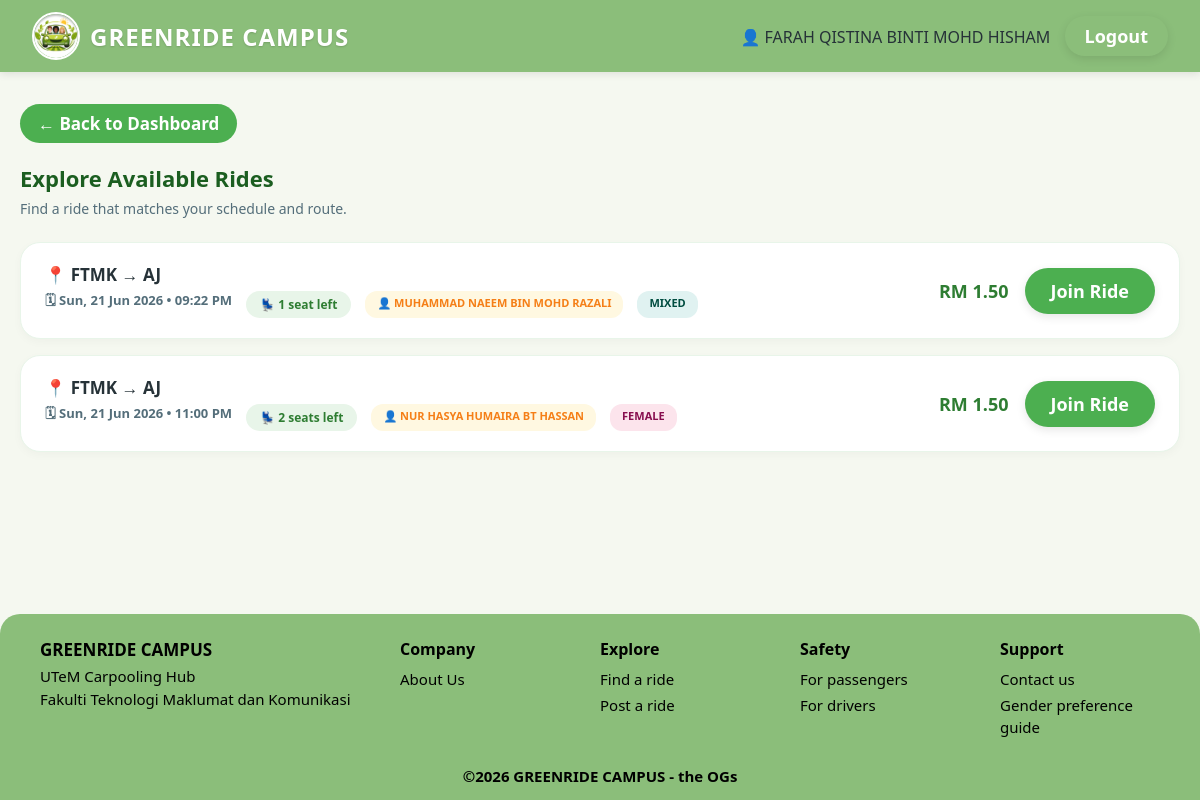
Screenshot of /trip/explore_trips.php (signed in) with the database file from the repository.
### tables this page shows
CREATE TABLE `trip` (
  `trip_ID` int(5) NOT NULL,
  `origin` varchar(100) NOT NULL,
  `destination` varchar(100) NOT NULL,
  `departure` datetime NOT NULL,
  `seats_available` int(2) NOT NULL,
  `price` decimal(10,2) NOT NULL,
  `status` varchar(20) NOT NULL,
  `gender_preference` varchar(20) DEFAULT NULL,
  `vehicle_ID` int(5) NOT NULL,
  `user_ID` int(5) NOT NULL
);

CREATE TABLE `user` (
  `user_ID` int(5) NOT NULL,
  `name` varchar(100) NOT NULL,
  `email` varchar(100) NOT NULL,
  `password` varchar(255) NOT NULL,
  `phone_number` varchar(20) NOT NULL,
  `role` varchar(20) NOT NULL,
  `matric_number` varchar(10) NOT NULL,
  `gender` varchar(10) NOT NULL
);

### trip/explore_trips.php (the view, shortened to what this page needs)
<?php
require_once '../config/database.php';
$res = $conn->query("
    SELECT t.*, u.name AS driver_name, u.gender AS driver_gender
    FROM trip t
    JOIN user u ON t.user_ID = u.user_ID
    WHERE t.status = 'Active' AND t.seats_available > 0
    ORDER BY t.departure ASC
");
?>
<!DOCTYPE html>
<html lang="en">
<head>
    <link rel="stylesheet" href="../assets/css/style.css">
    <link rel="stylesheet" href="../assets/css/trip.css">
</head>
<body>
<?php include '../includes/header.php'; ?>
<div class="container">
    <a href="../dashboard/dashboard.php" class="btn-back">← Back to Dashboard</a>
    <h2 class="page-heading"> Explore Available Rides</h2>
    <p class="page-subtext">Find a ride that matches your schedule and route.</p>
    <div class="trip-grid">
        <?php if ($res && $res->num_rows > 0):
            while ($row = $res->fetch_assoc()):
                $trip_id   = $row['trip_ID'];
                $origin    = htmlspecialchars($row['origin']);
                $dest      = htmlspecialchars($row['destination']);
                $driver    = htmlspecialchars($row['driver_name']);
                $departure = date('D, d M Y  •  h:i A', strtotime($row['departure']));
                $seats     = $row['seats_available'];
                $price     = number_format($row['price'], 2);
                $pref      = htmlspecialchars($row['gender_preference'] ?? 'Mixed');
                $badge_class = 'badge-mixed';
                if ($pref === 'Female') $badge_class = 'badge-female';
                elseif ($pref === 'Male') $badge_class = 'badge-male';
        ?>
        <div class="trip-card">
            <div class="trip-info-block">
                <div class="trip-locations">📍 <?php echo $origin; ?> → <?php echo $dest; ?></div>
                <div class="trip-meta-row">
                    <span>🗓 <?php echo $departure; ?></span>
                    <span class="badge-seats">💺 <?php echo $seats; ?> seat<?php echo $seats > 1 ? 's' : ''; ?> left</span>
                    <span class="badge-driver-name">👤 <?php echo $driver; ?></span>
                    <span class="trip-pref-badge <?php echo $badge_class; ?>"><?php echo $pref; ?></span>
                </div>
            </div>
            <div class="trip-price-section">
                <div class="trip-cost">RM <?php echo $price; ?></div>
                <a href="join_trips.php?id=<?php echo $trip_id; ?>" class="btn btn-primary">Join Ride</a>
            </div>
        </div>
<?php endwhile; endif; ?>
    </div>
</div>
<?php include '../includes/footer.php'; ?>
</body>
</html>

### assets/css/style.css (style rules this page uses)
:root { --primary-green: #2E7D32; --light-green: #E8F5E9; --accent-green: #4CAF50; --bright-green: #76c442; --dark-green: #1B5E20; --bg-cream: #F1F8E9; --bg-page: #f5f8f0; --danger-red: #D32F2F; --danger-light: #FFEBEE; --text-dark: #263238; --text-muted: #546E7A; --border-radius: 16px; --card-shadow: 0 8px 24px rgba(46, 125, 50, 0.08); --navbar-green: #8bbe7a; }
* { box-sizing: border-box; margin: 0; padding: 0; font-family: 'Segoe UI', Roboto, Helvetica, Arial, sans-serif; }
body { background-color: var(--bg-page); color: var(--text-dark); min-height: 100vh; display: flex; flex-direction: column; }
.btn { padding: 11px 26px; border: none; border-radius: 25px; cursor: pointer; font-weight: 700; font-size: 18px; text-decoration: none; display: inline-flex; align-items: center; justify-content: center; gap: 8px; transition: all 0.2s ease; box-shadow: 0 3px 10px rgba(0,0,0,0.1); }
.btn-primary { background-color: var(--accent-green); color: white; }
.btn-back { background-color: var(--accent-green); color: white; padding: 8px 18px; border-radius: 25px; font-weight: 700; font-size: 17px; text-decoration: none; display: inline-flex; align-items: center; gap: 6px; margin-bottom: 20px; }
.container { padding: 32px 20px; max-width: 1200px; margin: 0 auto; flex: 1; width: 100%; }

### assets/css/trip.css (style rules this page uses)
.trip-grid { display: grid; grid-template-columns: 1fr; gap: 16px; }
.trip-card { background: #FFFFFF; border: 1.5px solid #E8F5E9; border-radius: 20px; padding: 20px 24px; display: flex; justify-content: space-between; align-items: center; box-shadow: 0 3px 10px rgba(0,0,0,0.03); transition: transform 0.2s, border-color 0.2s; }
.trip-info-block { display: flex; flex-direction: column; gap: 5px; flex: 1; }
.trip-locations { font-size: 17px; font-weight: 700; color: var(--text-dark); }
.trip-meta-row { display: flex; gap: 14px; font-size: 13px; color: var(--text-muted); font-weight: 600; flex-wrap: wrap; }
.trip-price-section { display: flex; align-items: center; gap: 16px; flex-shrink: 0; }
.trip-cost { font-size: 18px; font-weight: 800; color: var(--primary-green); }
.trip-pref-badge { padding: 4px 12px; border-radius: 12px; font-size: 11px; font-weight: 700; text-transform: uppercase; display: inline-block; }
.badge-mixed { background-color: #E0F2F1; color: #004D40; }
.badge-female { background-color: #FCE4EC; color: #880E4F; }
.badge-driver-name { background-color: #FFF8E1; color: #F57F17; padding: 4px 12px; border-radius: 12px; font-size: 11px; font-weight: 700; display: inline-block; }
.badge-seats { background-color: var(--light-green); color: var(--primary-green); padding: 5px 14px; border-radius: 20px; font-size: 12px; font-weight: 700; display: inline-block; }
.page-heading { font-size: 22px; font-weight: 800; color: var(--dark-green); margin-bottom: 6px; }
.page-subtext { color: var(--text-muted); font-size: 14px; margin-bottom: 24px; }

### rows the page displays
trip: origin "FTMK", destination "AJ", departure "Sun, 21 Jun 2026 • 09:22 PM", seats_available "1", user_ID.name "MUHAMMAD NAEEM BIN MOHD RAZALI", gender_preference "MIXED", price "1.50"
trip: origin "FTMK", destination "AJ", departure "Sun, 21 Jun 2026 • 11:00 PM", seats_available "2", user_ID.name "NUR HASYA HUMAIRA BT HASSAN", gender_preference "FEMALE", price "1.50"

### other values shown
$_SESSION['user_name'] "FARAH QISTINA BINTI MOHD HISHAM"
